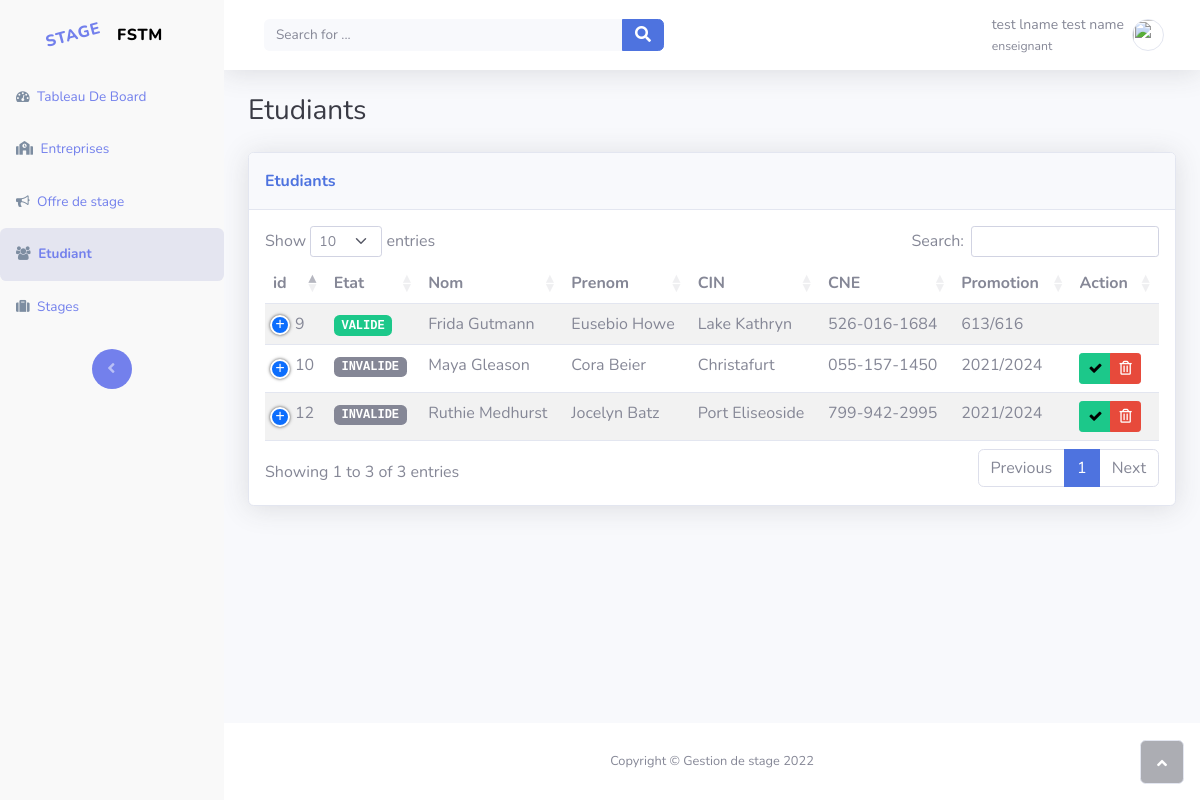
Screenshot of /etudiants (signed in) with the database file from the repository.
### tables this page shows
CREATE TABLE `etudiant` (
  `cne` varchar(30) NOT NULL,
  `cv` varchar(255) DEFAULT NULL,
  `promotion` int(11) NOT NULL,
  `id` int(11) NOT NULL,
  `formation_id` int(11) NOT NULL,
  `IsValidated` tinyint(1) NOT NULL DEFAULT 0
);

CREATE TABLE `person` (
  `id` int(11) NOT NULL,
  `cin` varchar(15) NOT NULL,
  `date_naiss` datetime(6) NOT NULL,
  `email` varchar(80) NOT NULL,
  `fname` varchar(35) NOT NULL,
  `lname` varchar(35) NOT NULL,
  `password` varchar(100) NOT NULL,
  `phone` varchar(15) NOT NULL,
  `person_type` enum('etudiant','enseignant','admin') NOT NULL DEFAULT 'etudiant',
  `profile_img` varchar(255) DEFAULT NULL
);

### views/resp/etudiant.resp.php (the view, shortened to what this page needs)
<?php
$pdo = getDBConnection();
$curr_user = $_SESSION['user'];
?>
<!DOCTYPE html>
<html lang="fr">
<head>
    <link rel="stylesheet" href="/assets/bootstrap/css/bootstrap.min.css">
    <link rel="stylesheet" href="/assets/datatable/css/dataTables.bootstrap5.min.css">
    <link rel="stylesheet" href="/assets/datatable/css/responsive.bootstrap5.min.css">
    <link rel="stylesheet" href="/assets/fonts/fontawesome-all.min.css">
    <link rel="stylesheet" href="/assets/fonts/font-awesome.min.css">
    <link rel="stylesheet" href="/assets/fonts/fontawesome5-overrides.min.css">
</head>
<body id="page-top">
<div id="wrapper">
    <?php
    require_once 'parts/sidebar.php'
    ?>
    <div class="d-flex flex-column" id="content-wrapper" style="font-size: calc(0.5em + 1vmin);">
        <div id="content">
            <?php require_once 'parts/navbar.php' ?>
            <div class="container-fluid">
                <div class="d-flex d-sm-flex justify-content-between align-items-center mb-4">
                    <h3 class="text-dark mb-0">Etudiants<br></h3>
                </div>
                <div class="card shadow">
                    <div class="card-header py-3">
                        <p class="text-primary m-0 fw-bold">Etudiants</p>
                    </div>
                    <div class="card-body">
                        <table id="myTable" class="table table-striped nowrap"
                               style="width:100%; font-size: calc(0.5em + 1vmin); ">
                            <thead>
                            <th>id</th>
                            <th>Etat</th>
                            <th>Nom</th>
                            <th>Prenom</th>
                            <th>CIN</th>
                            <th>CNE</th>
                            <th>Promotion</th>
                            <th class="all">Action</th>
                            </thead>
                            <?php
                            try {
                                $query = "SELECT p.*, e.* FROM person p, etudiant e
                                            WHERE e.id = p.id AND e.formation_id = :formation_id";
                                $stmt = $pdo->prepare($query);
                                $stmt->bindParam(':formation_id', $curr_user['formation_id']);
                                $stmt->execute();
                                $rows = $stmt->fetchAll(PDO::FETCH_ASSOC);
                                if (!empty($rows)) {
                                    foreach ($rows as $key => $value) {
                                        ?>
                                        <tr>
                                            <td><?php echo $value['id']; ?></td>
                                            <td>
                                                <?php if ($value['IsValidated']) { ?>
                                                    <span class="badge bg-success text-uppercase font-monospace" bs-cut="1">Valide</span>
                                                <?php } else {
                                                    ?>
                                                    <span class="badge bg-secondary text-uppercase font-monospace" bs-cut="1">Invalide</span>
                                                <?php } ?>
                                            </td>
                                            <td><?php echo $value['lname']; ?></td>
                                            <td><?php echo $value['fname']; ?></td>
                                            <td><?php echo $value['cin']; ?></td>
                                            <td><?php echo $value['cne']; ?></td>
                                            <td><?php echo $value['promotion'] . "/" . ($value['promotion'] + 3); ?></td>
                                            <td>
                                                <?php if (!$value['IsValidated']) { ?>
                                                    <div class="btn-toolbar" bs-cut="1">
                                                        <div class="btn-group btn-group-sm" role="group">
                                                            <a class="btn btn-success" role="button"
                                                               href="/etudiants?validate=<?php echo $value['id']; ?>">
                                                                <i class="fa fa-check"></i></a>
                                                            <a class="btn btn-danger" role="button"
                                                               href="/etudiants?delete=<?php echo $value['id']; ?>">
                                                                <i class="far fa-trash-alt"></i>
                                                            </a>
                                                        </div>
                                                    </div>
                                                <?php } ?>
                                            </td>
                                        </tr>
                                        <?php
                                    }
                                } else
                                    echo "Nothing found";
                            } catch (Exception $e) {
                                echo 'Erreur : ' . $e->getMessage();
                            }
                            ?>
                        </table>
                    </div>
                </div>
            </div>
        </div>
        <footer class="bg-white sticky-footer">
            <div class="container my-auto">
                <div class="text-center my-auto copyright"><span>Copyright © Gestion de stage 2022</span></div>
            </div>
        </footer>
    </div>
    <a class="border rounded d-inline scroll-to-top" href="#page-top"><i class="fas fa-angle-up"></i></a>
</div>
</body>
</html>

### rows the page displays
etudiant: id "9", IsValidated "VALIDE", id.lname "Frida Gutmann", id.fname "Eusebio Howe", id.cin "Lake Kathryn", cne "526-016-1684", promotion "613", $value['promotion'] + 3 "616"
etudiant: id "10", IsValidated "INVALIDE", id.lname "Maya Gleason", id.fname "Cora Beier", id.cin "Christafurt", cne "055-157-1450", promotion "2021", $value['promotion'] + 3 "2024"
etudiant: id "12", IsValidated "INVALIDE", id.lname "Ruthie Medhurst", id.fname "Jocelyn Batz", id.cin "Port Eliseoside", cne "799-942-2995", promotion "2021", $value['promotion'] + 3 "2024"

### other values shown
$curr_user['lname'] "test lname"
$curr_user['fname'] "test name"
$curr_user['type'] "enseignant"
